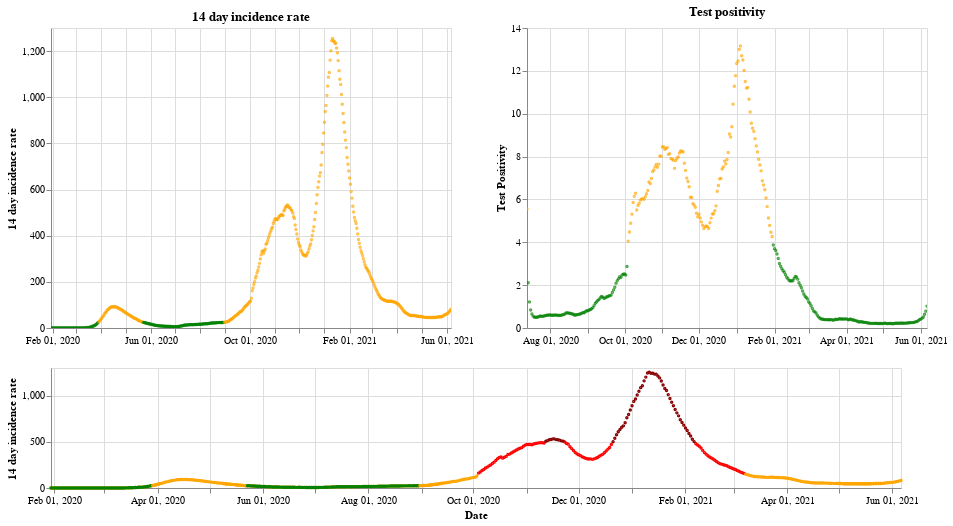

Source (notebook cell):
### Markdown cell above
## England

### Code cell
plot_traffic_light('England')

### Figure 1 — Vega-Lite specification as saved in the notebook (floating-point values rounded to 4 significant figures; data arrays with more than 128 entries replaced by an {"elided": "..."} marker saying what was removed)
{"config": {"view": {"continuousWidth": 400, "continuousHeight": 300}}, "vconcat": [{"hconcat": [{"mark": {"type": "point", "size": 2}, "encoding": {"color": {"condition": {"value": "green", "test": "(datum.twoWeeklyCasesRate <= 25)"}, "value": "orange"}, "tooltip": [{"type": "nominal", "field": "areaName"}, {"type": "temporal", "field": "date"}, {"type": "quantitative", "field": "twoWeeklyCasesRate"}, {"type": "quantitative", "field": "testPositivity"}], "x": {"type": "temporal", "axis": {"title": ""}, "field": "date", "scale": {"domain": {"selection": "DateBrush"}}, "timeUnit": "yearmonthdate"}, "y": {"type": "quantitative", "axis": {"title": "14 day incidence rate"}, "field": "twoWeeklyCasesRate"}}, "title": "14 day incidence rate", "width": 400}, {"mark": {"type": "point", "size": 2}, "encoding": {"color": {"condition": {"value": "green", "test": "(datum.testPositivity <= 4)"}, "value": "orange"}, "tooltip": [{"type": "nominal", "field": "areaName"}, {"type": "temporal", "field": "date"}, {"type": "quantitative", "field": "twoWeeklyCasesRate"}, {"type": "quantitative", "field": "testPositivity"}], "x": {"type": "temporal", "axis": {"title": ""}, "field": "date", "scale": {"domain": {"selection": "DateBrush"}}, "timeUnit": "yearmonthdate"}, "y": {"type": "quantitative", "axis": {"title": "Test Positivity"}, "field": "testPositivity"}}, "title": "Test positivity", "width": 400}]}, {"layer": [{"mark": {"type": "point", "size": 2}, "encoding": {"color": {"condition": {"value": "orange", "test": "((50 && datum.twoWeeklyCasesRate) < 150)"}, "value": "red"}, "opacity": {"condition": {"value": 1, "test": "((50 && datum.twoWeeklyCasesRate) < 500)"}, "value": 0}, "tooltip": [{"type": "nominal", "field": "areaName"}, {"type": "temporal", "field": "date"}, {"type": "quantitative", "field": "twoWeeklyCasesRate"}, {"type": "quantitative", "field": "testPositivity"}], "x": {"type": "temporal", "axis": {"title": "Date"}, "field": "date", "timeUnit": "yearmonthdate"}, "y": {"type": "quantitative", "axis": {"title": "14 day incidence rate"}, "field": "twoWeeklyCasesRate"}}, "selection": {"DateBrush": {"type": "interval", "encodings": ["x"], "fields": ["Time"]}}, "width": 850}, {"mark": {"type": "point", "size": 2}, "encoding": {"color": {"value": "darkred"}, "opacity": {"condition": {"value": 1, "test": "(datum.twoWeeklyCasesRate >= 500)"}, "value": 0}, "tooltip": [{"type": "nominal", "field": "areaName"}, {"type": "temporal", "field": "date"}, {"type": "quantitative", "field": "twoWeeklyCasesRate"}, {"type": "quantitative", "field": "testPositivity"}], "x": {"type": "temporal", "axis": {"title": "Date"}, "field": "date", "timeUnit": "yearmonthdate"}, "y": {"type": "quantitative", "axis": {"title": "14 day incidence rate"}, "field": "twoWeeklyCasesRate"}}, "width": 400}, {"mark": {"type": "point", "size": 2}, "encoding": {"color": {"condition": {"value": "green", "test": "((4 && datum.twoWeeklyCasesRate) < 25)"}, "value": "orange"}, "opacity": {"condition": {"value": 1, "test": "(datum.twoWeeklyCasesRate < 50)"}, "value": 0}, "tooltip": [{"type": "nominal", "field": "areaName"}, {"type": "temporal", "field": "date"}, {"type": "quantitative", "field": "twoWeeklyCasesRate"}, {"type": "quantitative", "field": "testPositivity"}], "x": {"type": "temporal", "axis": {"title": "Date"}, "field": "date", "timeUnit": "yearmonthdate"}, "y": {"type": "quantitative", "axis": {"title": "14 day incidence rate"}, "field": "twoWeeklyCasesRate"}}, "width": 400}], "height": 120, "width": 800}], "data": {"name": "data-31a065b47548fdbc512d47005ab3f66d"}, "$schema": "https://vega.github.io/schema/vega-lite/v4.8.1.json", "datasets": {"data-31a065b47548fdbc512d47005ab3f66d": {"elided": "494 records"}}}
